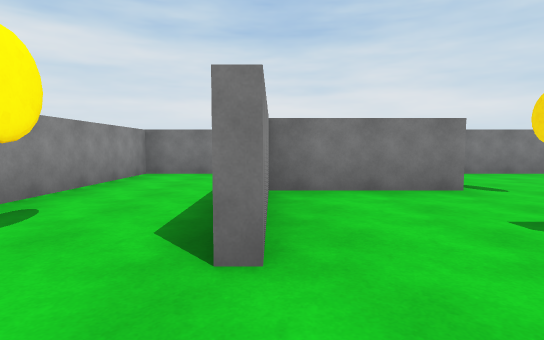
[1] (above)

20 first-person views from a walk through a 3-D level made in the Unity game engine. The camera is 1.2 m above the floor, tilts 4° down and sees 80° across. The floor is counted in squares, 2 m on a side. Each view is taken from the middle of a square. On the plan, view 1 faces up. The plan holds only what a view shows up to about 10 squares ahead; the rest is blank.

[2]
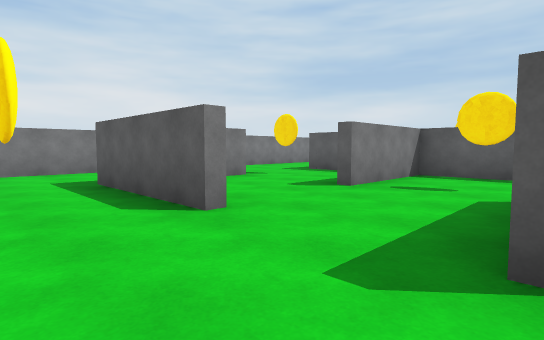

[3]
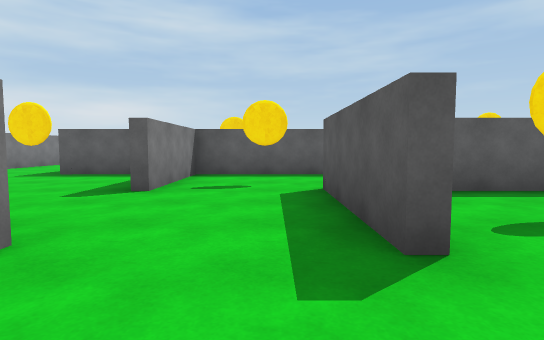

[4]
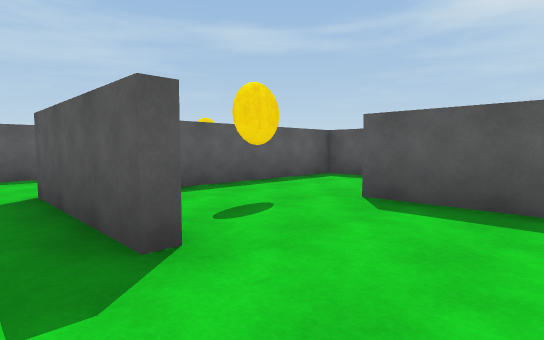

[5]
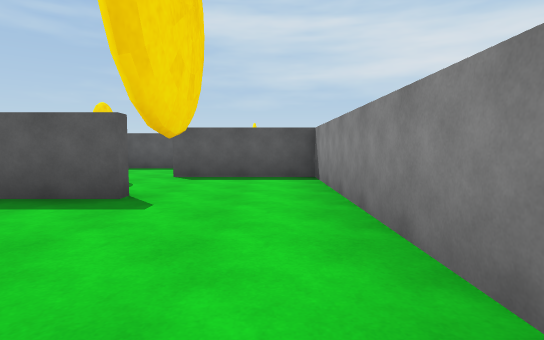

[6]
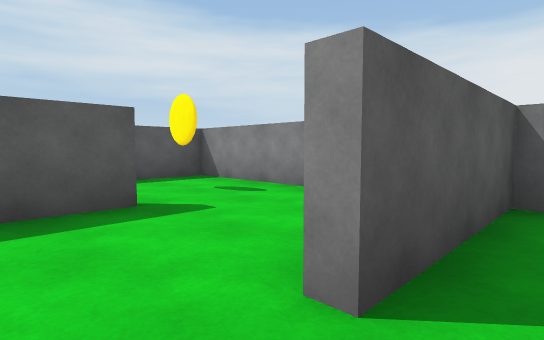

[7]
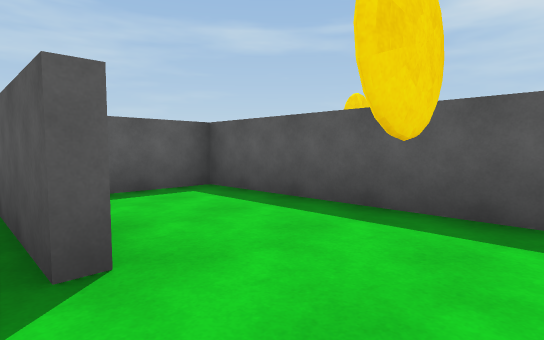

[8]
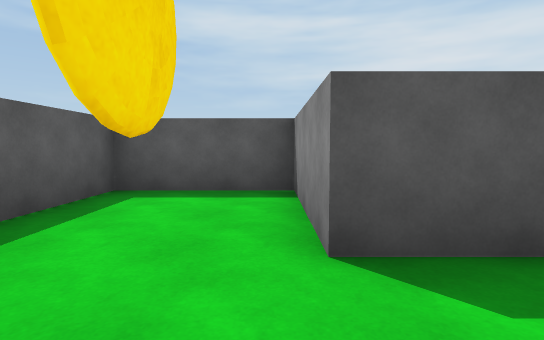

[9]
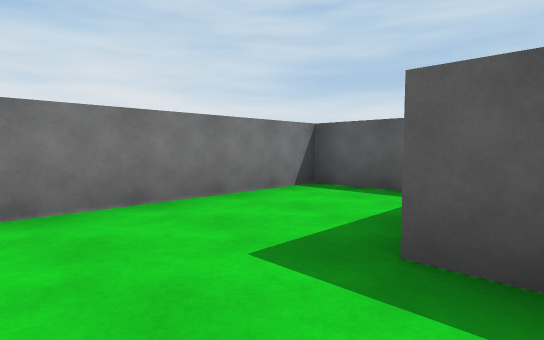

[10]
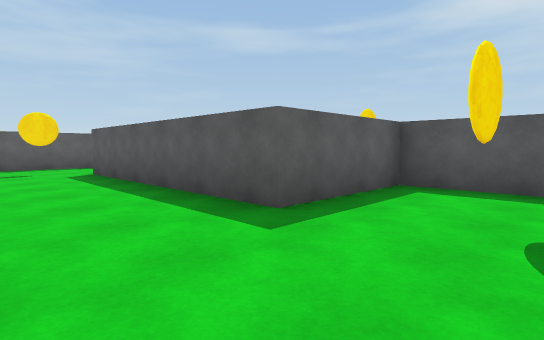

[11]
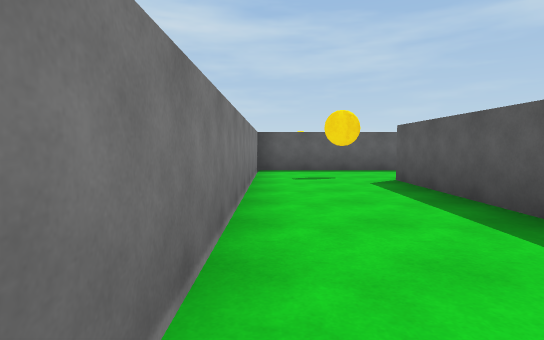

[12]
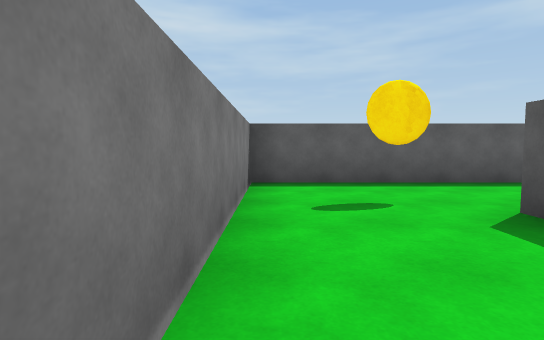

[13]
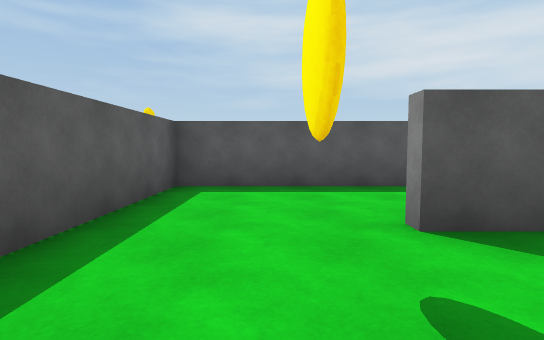

[14]
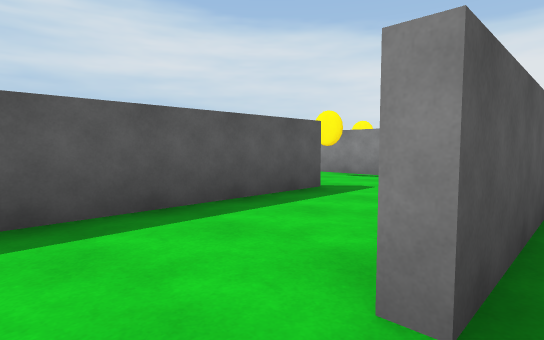

[15]
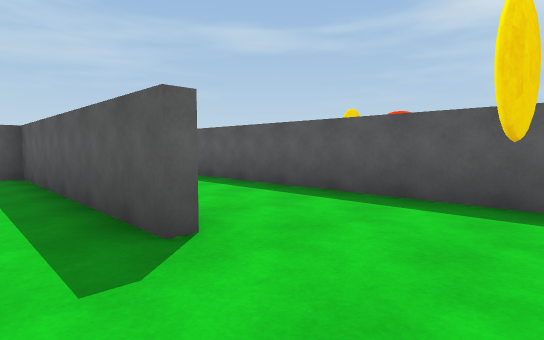

[16]
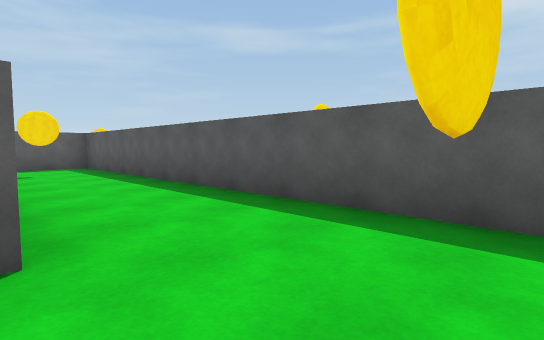

[17]
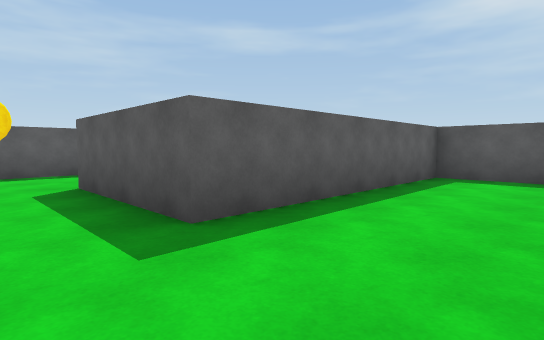

[18]
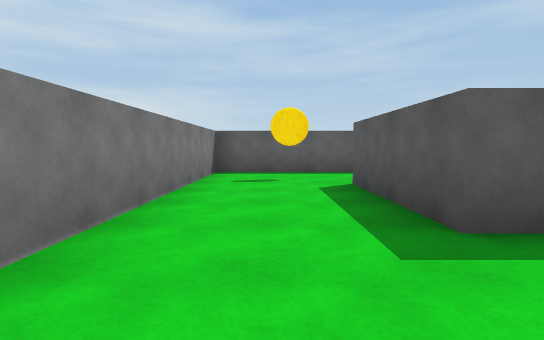

[19]
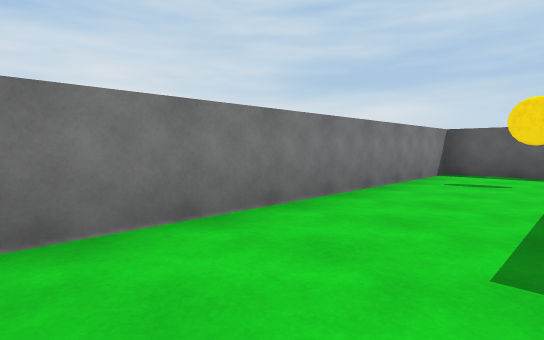

[20]
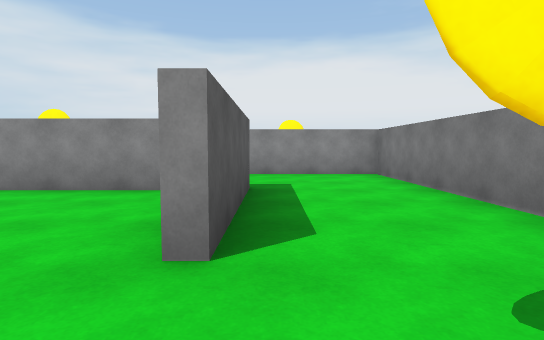

### Floor plan
Ten units are one square. View 1 is at (0, 0); x grows to the right and y downward. Boxes are objects, and circles mark ways between rooms. Rooms are numbered by the first view taken in them; rooms with no view inside come last. Other rooms are left out.
<svg viewBox="-34 -79 258 174">
<path fill="none" stroke="#000" d="M-3 -15 -3 -48M24 -58 24 -74 -29 -74 -29 6M-29 6 -29 36 1 36M24 36 24 24M-4 63 5 63M-2 8 27 8 27 36 52 36 52 -16 24 -16M52 -47 110 -47M135 -35 135 -74 44 -74M79 -20 135 -20 135 -35M219 -40 219 -74 137 -74 137 -45M54 -20 54 -1M61 8 162 8 162 -47 194 -47M28 -45 -1 -45M34 -20 54 -20M0 -39 0 -15M52 -20 52 -47M-29 61 -29 90 24 90 24 74"/>
<circle cx="-15" cy="10" r="3" fill="#2a7"/>
<circle cx="0" cy="-5" r="3" fill="#2a7"/>
<circle cx="0" cy="25" r="3" fill="#2a7"/>
<circle cx="-15" cy="70" r="3" fill="#2a7"/>
<circle cx="15" cy="-20" r="3" fill="#2a7"/>
<circle cx="115" cy="-45" r="3" fill="#2a7"/>
<circle cx="35" cy="-40" r="3" fill="#2a7"/>
<circle cx="65" cy="-20" r="3" fill="#2a7"/>
<text x="-10" y="-40">1</text>
<text x="-10" y="20">2</text>
<text x="10" y="20">3</text>
<text x="-10" y="50">4</text>
<text x="30" y="10">5</text>
<text x="80" y="-60">6</text>
<text x="80" y="-30">7</text>
<text x="150" y="-30">8</text>
<text x="20" y="-30">9</text>
<text x="-10" y="80">10</text>
</svg>
Room 1 opens to room 2. Room 1 opens to room 5. Room 2 opens to room 3. Room 4 opens to room 10. Room 5 opens to room 9. Room 6 opens to room 7. Room 6 opens to room 9. Room 7 opens to room 8.

Where each view was taken, in squares from view 1:
view 1: 0 up, 0 right, facing up
view 2: 1 down, 2 left, facing up-right
view 3: 0 up, 2 left, facing right
view 4: 0 up, 2 left, facing down-right
view 5: 3 up, 2 left, facing down
view 6: 3 down, 1 right, facing down-left
view 7: 6 down, 2 left, facing down-right
view 8: 1 up, 3 right, facing down
view 9: 4 up, 2 left, facing up-right
view 10: 7 up, 3 right, facing down-right
view 11: 7 up, 5 right, facing right
view 12: 7 up, 8 right, facing right
view 13: 7 up, 12 right, facing down
view 14: 5 up, 12 right, facing down-left
view 15: 3 up, 6 right, facing down-right
view 16: 2 up, 6 right, facing down-right
view 17: 6 up, 14 right, facing down-right
view 18: 6 up, 14 right, facing right
view 19: 5 up, 14 right, facing up-right
view 20: 5 up, 21 right, facing left
